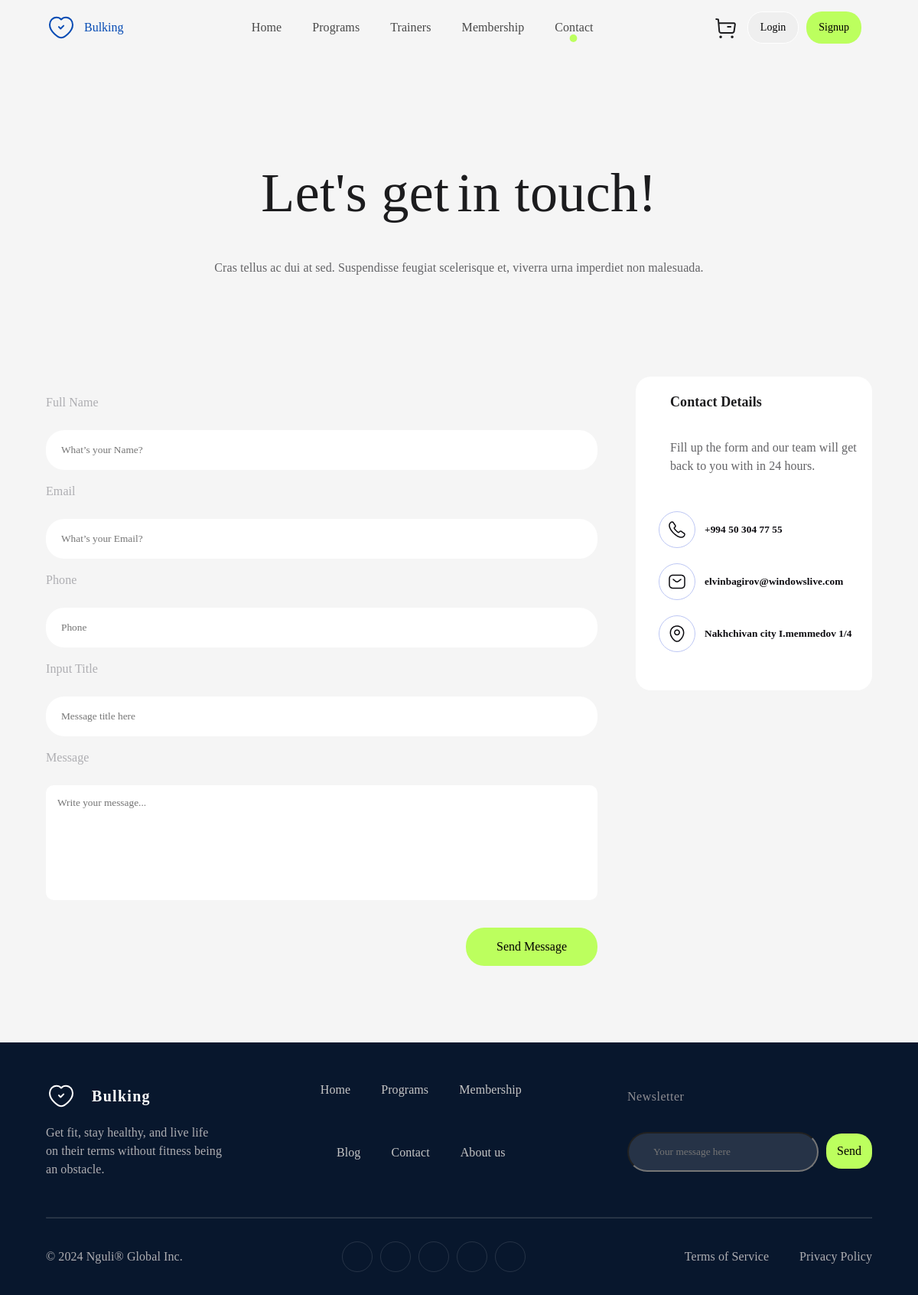
Page /contact/ on the committed database.
### core/models.py (models this page shows)
class Contact(models.Model):
    phone = models.CharField(max_length=20,verbose_name='Telefon')
    email = models.EmailField(max_length=100,verbose_name='Email')
    address  = models.CharField(max_length=100,verbose_name='Ünvan')

### core/views.py (the view, shortened to what this page needs)
# urls.py: path('contact/', contact_view,name="contact"),
def contact_view(request):
    user_auth(request)
    contacts = Contact.objects.get()
    return render(request, 'contact.html', {'contact': contacts})

### core/context_processors.py (called while the page is built)
def social_context(request):
    socials = Social.objects.all()
    return {'socials': socials}

### core/views.py (called while the page is built)
def user_auth(request):
    if request.method == 'POST':
        form_id = request.POST.get('form_id')
        action = request.POST.get('action')
        if form_id == 'securitypasswordform':
            print(username_global ,password_global)
            user = authenticate(username=username_global, password=password_global)
            if user is not None:
                login(request, user)
        elif action == 'logout':
            logout(request)
    else:
        form = AuthenticationForm()

### templates/contact.html (shortened to what this page needs)
{% extends "base.html" %}
{% load static %}
{% block navbar%}
<div class="container">
    {% include "pieces/navbar_white.html" %}
</div>
{% endblock %}
{% block body %}
<div class="container">
    <div class="contacts">
        <div class="come">
            <div class="comehead">
                <h1>Let's get</h1>
                <span class="let"> in touch!</span>
            </div>
            <h6 id="comheadh6">Cras tellus ac dui at sed. Suspendisse feugiat scelerisque et, viverra urna imperdiet non
                malesuada.</h6>
        </div>
        <div class="mistake">
            <div class="window">
                <form id="contactform" method="post" action="{% url 'contact' %}">
                    <div class="input-row">
                        <label>Full Name</label>
                        <input class="input-group" type="text" name="full_name" placeholder="What’s your Name?" required>
                    </div>
                    <div class="input-row">
                        <label>Email</label>
                        <input class="input-group" type="email" name="email" placeholder="What’s your Email?" required>
                    </div>
                    <div class="input-row">
                        <label>Phone</label>
                        <input class="input-group" type="number" name="phone" placeholder="Phone">
                    </div>
                    <div class="input-row">
                        <label>Input Title</label>
                        <input class="input-group" type="text" name="title" placeholder="Message title here">
                    </div>
                    <div class="input-row">
                        <label>Message</label>
                        <textarea class="input-group2" type="textarea" name="message" id="textarea" placeholder="Write your message..."></textarea>
                    </div>
                    <button id="sendmessagebutton" type="submit">Send Message</button>
                </form>
            </div>
            <div class="via">
                <div class="contactinfo">
                    <div class="contactinfoheader">
                        <h4>Contact Details</h4>
                        <div class="contactinfocontent">
                            <p>Fill up the form and our team will get back to you with in 24 hours.</p>
                        </div>
                    </div>
                </div>
                <div class="contactcontent">
                    <div class="fromtel">
                        <div class="telright">
                            <div class="telrighttel">
                                <img src="{% static 'media/call.png' %}" alt="">
                            </div>
                        </div>
                        <div class="telleft">
                            <h5>{{contact.phone}}</h5>
                        </div>
                    </div>
                    <div class="frommail">
                        <div class="frommailright">
                            <div class="telrighttel"><img src="{% static 'media/sms.png' %}" alt=""></div>
                        </div>
                        <div class="frommailleft">
                            <h5>{{contact.email}}</h5>
                        </div>
                    </div>
                    <div class="fromaddress">
                        <div class="fromaddressright">
                            <div class="telrighttel"><img src="{% static 'media/location.png' %}" alt=""></div>
                        </div>
                        <div class="fromaddressleft">
                            <h5>{{contact.address}}</h5>
                        </div>
                    </div>
                </div>
            </div>
        </div>
    </div>
</div>
{% endblock %}

### templates/base.html (shortened to what this page needs)
{% load static %}
<!DOCTYPE html>
<html lang="en">
<head>
    <link rel="stylesheet" href="{% static 'CSS/main.css' %}">
</head>
<body>
    {% block navbar %}
    {% endblock %}
    {% block body %}
    {% endblock %}
    <div class="mainfooter">
        <div class="container">
            <div class="maincontent">
                <div class="symbol">
                    <div class="info">
                        <img src="{% static 'media/heart_white.svg' %}" alt="">
                        <p>Bulking</p>
                    </div>
                    <div class="infocontent">
                        <p>Get fit, stay healthy, and live life on their terms without fitness being an
                            obstacle.
                        </p>
                    </div>
                </div>
                <div class="menus">
                    <ul id="row1">
                        <li><a href="{% url 'home' %}">Home</a></li>
                        <li><a href="{% url 'programs' %}">Programs</a></li>
                        <li><a href="{% url 'membership' %}">Membership</a></li>
                    </ul>
                    <ul id="row2">
                        <li><a href="{% url 'blog' %}">Blog</a></li>
                        <li><a href="{% url 'contact' %}">Contact</a></li>
                        <li><a href="{% url 'about' %}">About us</a></li>
                    </ul>
                </div>
                <div class="mail">
                    <p>Newsletter</p>
                    <div class="form">
                        <form id="newslettersend" method="post">
                            <input id="messageinput" type="text" name="message" placeholder="Your message here" required>
                            <button type="submit" id="mailbutton">Send</button>
                        </form>
                    </div>
                </div>
            </div>
            <hr>
            <div class="social">
                <p>© 2024 Nguli® Global Inc.</p>
                <ul>
                    {% for social in socials %}
                    <li><a target="_blank" href="{{ social.address }}"><img src="{{ social.icon.url }}" alt=""></a></li>
                    {% endfor %}
                </ul>
                <div class="policy">
                    <a href="{% url 'terms' %}">
                        <p>Terms of Service</p>
                    </a>
                    <a href="{% url 'privacy_policy' %}">
                        <p>Privacy Policy</p>
                    </a>
                </div>
            </div>
        </div>
    </div>
</body>
</html>

### static/css/main.css (style rules this page uses)
* { margin: 0; padding: 0; list-style: none; box-sizing: border-box; font-family: "General Sans"; font-style: normal; user-select: none; }
input[type=number] { -moz-appearance: textfield; }
button { border: none; }
a { text-decoration: none; color: black; }

### static/css/home.css (style rules this page uses)
.container { width: 1380px; max-width: 90%; margin: 0 auto; }
.mainfooter { width: 100%; background: #08172D; }
.maincontent { margin: auto; padding: 50px 0px; display: flex; width: 100%; }
.info { display: flex; justify-content: center; align-items: center; gap: 20px; }
.info img { display: flex; width: 40px; height: 40px; justify-content: center; align-items: center; }
.info p { color: #FFF; font-size: 1.25em; font-weight: 600; line-height: 1.5em; letter-spacing: 1.3px; }
.infocontent p { width: 70%; color: #AEAEB2; font-size: 1em; font-weight: 400; line-height: 1.5em; letter-spacing: 0.08px; }
.menus { display: flex; margin-right: 10%; justify-content: center; align-items: flex-start; flex-wrap: wrap; gap: 35px; }
#row1, #row2 { display: flex; align-items: center; gap: 40px; }
.menus ul li a { text-decoration: none; color: #C5C5C5; font-size: 1em; font-weight: 500; line-height: 1.5em; letter-spacing: 0.08px; }
.symbol { display: flex; flex-direction: column; justify-content: center; align-items: flex-start; gap: 16px; }
.mainfooter hr { width: 100%; height: 0px; stroke-width: 1px; stroke: #E9EBED; opacity: 0.16; }
.mail form { display: flex; align-items: baseline; gap: 10px; }
.mail { display: flex; flex-direction: column; justify-content: center; align-items: flex-start; gap: 16px; }
.mail p { color: #8E8E93; font-size: 1em; font-weight: 500; line-height: 1.5em; letter-spacing: 0.5px; }
.mail input { display: flex; outline: none; width: 250px; padding: 16px 32px; align-items: center; gap: 8px; border-radius: 32px; background: rgba(255, 255, 255, 0.12); }
.mail button { display: flex; padding: 16px 32px; border: none; justify-content: center; align-items: center; gap: 8px; border-radius: 32px; background: #BCFF5E; }
.form form { display: flex; width: 100%; }
.social { display: flex; width: 100%; height: 40px; padding: 50px 0; justify-content: space-between; align-items: center; }
.social p { color: #AEAEB2; font-size: 1em; font-weight: 400; line-height: 1.5em; letter-spacing: 0.08px; }
.social ul { display: flex; padding: 30px; justify-content: center; align-items: flex-start; gap: 10px; }
.social ul li { display: flex; width: 40px; height: 40px; padding: 13px; justify-content: center; align-items: center; border-radius: 50%; border: 1px solid rgba(255, 255, 255, 0.12); cursor: pointer; }
.policy { display: flex; align-items: center; height: 10vh; gap: 40px; }
#forgotnext, #selectandpay,#mailbutton { display: flex; font-size: 16px; font-weight: 500; padding: 14px; margin-top: 20px; justify-content: center; align-items: center; border-radius: 20px; border: none; background: #BCFF5E; }

### static/css/blog.css (style rules this page uses)
ul { padding: 0; list-style: none; }

### static/css/trainers.css (style rules this page uses)
body { background-color: #F9F9FB; }
.come { display: flex; flex-direction: column; justify-content: center; align-items: center; gap: 16px; margin-top: 60px; }

### static/css/programs.css (style rules this page uses)
.form { height: 70px; }

### static/css/privacy_policy.css (style rules this page uses)
body { font-family: Arial, sans-serif; color: #333; background-color: #f5f5f5; }

### static/css/faq.css (style rules this page uses)
a { text-decoration: none; color: #333; }
#faqform input, form textarea { width: 100%; padding: 15px; margin-bottom: 20px; border: 1px solid #ddd; resize: none; border-radius: 24px; border: 1px solid #E9EBED; background: #ffffffb8; }

### rows in the picture
Contact: phone "+994 50 304 77 55", email "elvinbagirov@windowslive.com", address "Nakhchivan city I.memmedov 1/4"
